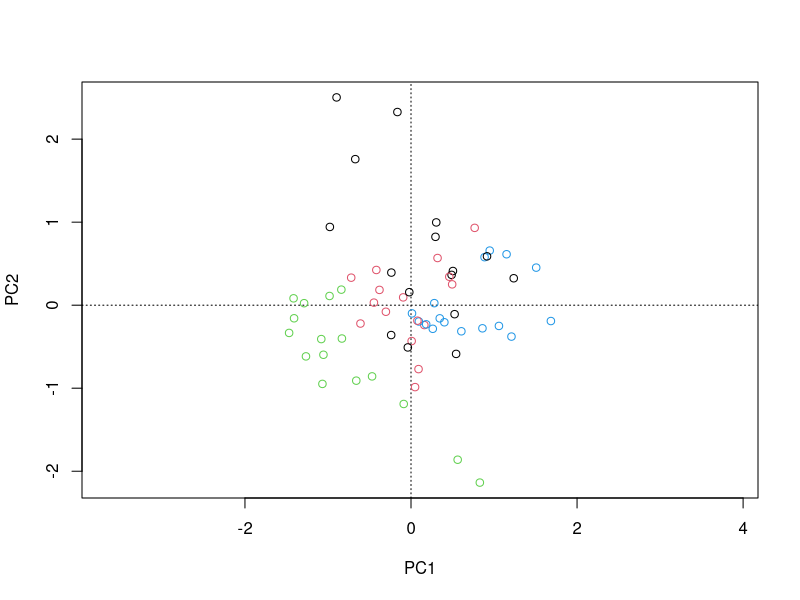
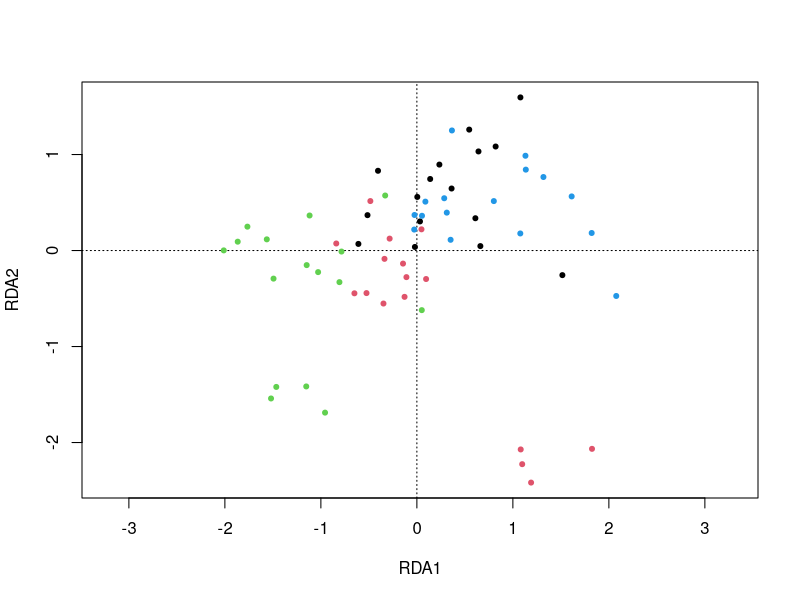
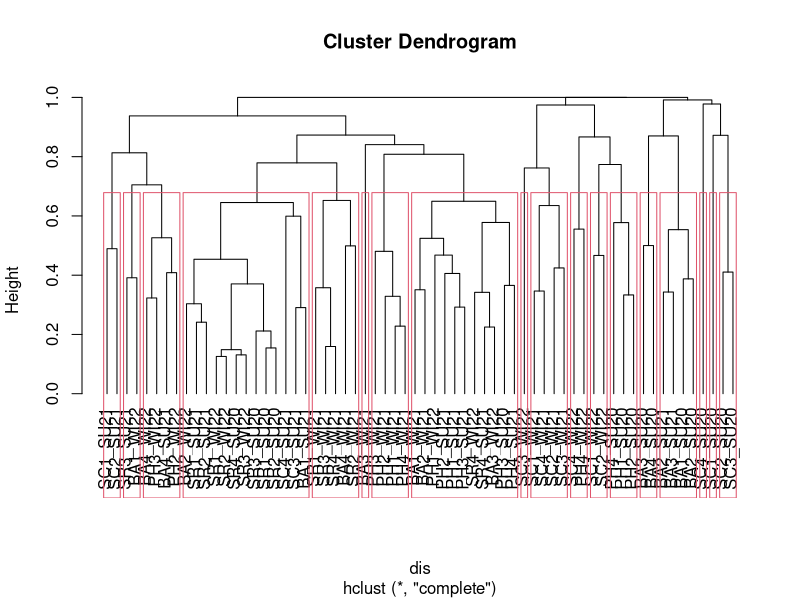
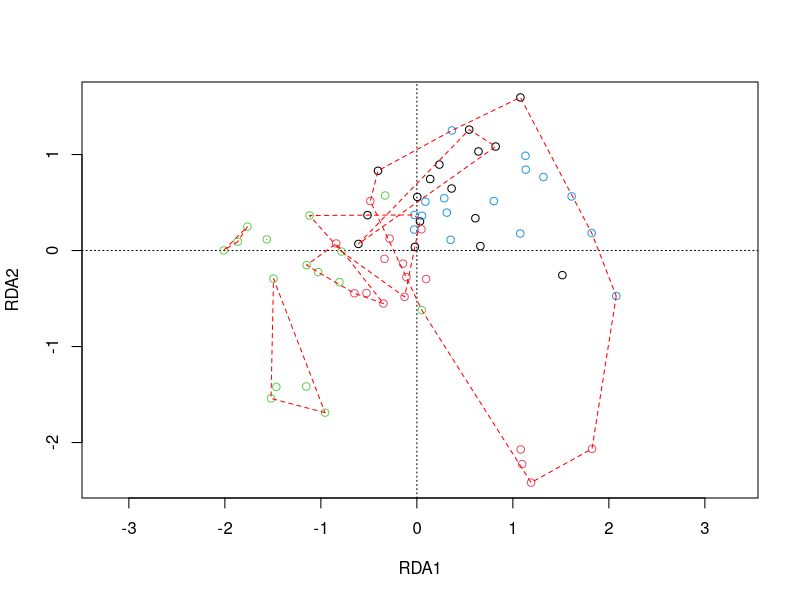

Source code (R) for these figures, in order:
## ---- chunk 1
#| echo: true

library(openxlsx)
env <- read.xlsx("data/Wilson_Latorre/Data_multi_env_R_course.xlsx", sheet = 1, rowNames = TRUE)
com <- read.xlsx("data/Wilson_Latorre/Data_multi_bio_R_course.xlsx", sheet = 1, rowNames = TRUE)
site <- read.xlsx("data/Wilson_Latorre/Data_multi_site_R_course.xlsx", sheet = 1, rowNames = TRUE)
## ---- chunk 2
#| echo: true

comm <- log1p(com)
envm <- scale(env)
## ---- chunk 3
#| echo: true
#| output: false

library(vegan)
decorana(comm)
## ---- chunk 4
#| echo: true

comm_rda <- rda(comm)
ordiplot(comm_rda, display = "sites", type = "n")
points(comm_rda, col = factor(site$Sitio))
## ---- chunk 5
#| echo: true
#| output: false

comm_envm_rda <- rda(comm, envm)
comm_envm_rda
ordiplot(comm_envm_rda, type = "none")
points(comm_envm_rda, pch = 20, col = factor(site$Sitio))
## ---- chunk 6
#| echo: true
dis <- vegdist(com)
## ---- chunk 7
#| echo: true

com_hc <- hclust(dis, method = "complete")
## ---- chunk 8
#| echo: true

plot(com_hc, hang = - 1)
rect.hclust(com_hc, h = 0.7)
## ---- chunk 9
#| echo: true

grp <- cutree(com_hc, h=0.9)
## ---- chunk 10
#| echo: true

ordiplot(comm_envm_rda, display = "sites", type = "n")
points(comm_envm_rda, col = as.numeric(as.factor(site[, "Sitio"])))
ordihull(comm_envm_rda, grp, lty=2, col="red")
